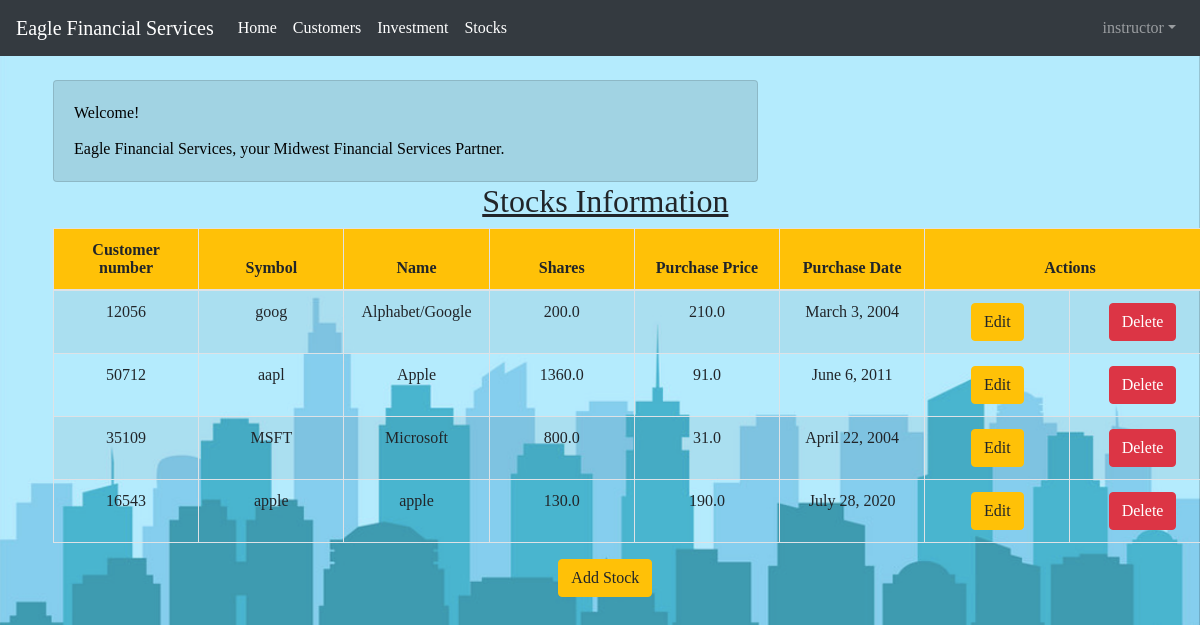
/stock_list (signed in), run on the app's committed database.
### portfolio/models.py (models this page shows, shortened)
class Stock(models.Model):
    customer = models.ForeignKey(Customer, on_delete=models.CASCADE, related_name='stocks')
    symbol = models.CharField(max_length=10)
    name = models.CharField(max_length=50)
    shares = models.DecimalField(max_digits=10, decimal_places=1)
    purchase_price = models.DecimalField(max_digits=10, decimal_places=1)
    purchase_date = models.DateField(default=timezone.now, blank=True, null=True)

class Customer(models.Model):
    name = models.CharField(max_length=50)
    address = models.CharField(max_length=200)
    cust_number = models.IntegerField(blank=False, null=False)
    city = models.CharField(max_length=50)
    state = models.CharField(max_length=50)
    zipcode = models.CharField(max_length=10)
    email = models.EmailField(max_length=200)
    cell_phone = models.CharField(max_length=50)
    created_date = models.DateTimeField(
        default=timezone.now)
    updated_date = models.DateTimeField(auto_now_add=True)
    def __str__(self):
        return str(self.cust_number)

### portfolio/views.py (the view)
# urls.py: path('stock_list', views.stock_list, name='stock_list'),
@login_required
def stock_list(request):
    stocks = Stock.objects.filter(purchase_date__lte=timezone.now())
    return render(request, 'portfolio/stock_list.html', {'stocks': stocks})

### portfolio/templates/portfolio/stock_list.html
{% extends 'portfolio/base.html' %}
{% block content %}
<div class="container">
    <div class="row justify-content-md-center">
        <div class="col-md-12 ">
            <div class="card">
                <div class="card-body">
                    <div class="card-title">Welcome!</div>
                    <p class="card-text">
                        Eagle Financial Services, your Midwest Financial Services Partner.
                    </p>
                </div>
            </div>
        </div>
    </div>
    <div class="row justify-content-center">
        <h2 style="padding-left: 400Px;"><u>Stocks Information</u></h2>
    </div>
    <div>
        <table class="table table-hover table-striped table-bordered text-center">
            <thead>
            <tr class="bg-warning">
                <th>Customer number</th>
                <th>Symbol</th>
                <th>Name</th>
                <th>Shares</th>
                <th>Purchase Price</th>
                <th>Purchase Date</th>
                <th colspan="2">Actions</th>
            </tr>
            </thead>
            <tbody>
            {% for stock in stocks %}
                <tr>
                    <td>{{ stock.customer }}</td>
                    <td>{{ stock.symbol }}</td>
                    <td>{{ stock.name }}</td>
                    <td>{{ stock.shares }}</td>
                    <td>{{ stock.purchase_price }}</td>
                    <td>{{ stock.purchase_date }}</td>
                    <td><a href="{% url 'portfolio:stock_edit' pk=stock.pk %}"
                           class="btn btn-warning">Edit</a></td>
                    <td><a href="{% url 'portfolio:stock_delete' pk=stock.pk %}"
                    onclick="return confirm('Are you sure you want to delete?')"
                    class="btn btn-danger">Delete</a>
                    </td>
                </tr>
            {% endfor %}
            </tbody>
        </table>
     <div class="row justify-content-md-center">
            <a href="{% url 'portfolio:stock_new' %}" class="row" style="padding-left: 400Px;"><span
                    class="btn btn-warning">Add Stock</span></a>
     </div>
    </div>
</div>
{% endblock %}

### portfolio/templates/portfolio/base.html (shortened to what this page needs)
{% load static %}
<html lang="en">
<head>
    <link rel="stylesheet" href="https://maxcdn.bootstrapcdn.com/bootstrap/4.5.0/css/bootstrap.min.css">
    <link rel="stylesheet" type="text/css" href="{% static 'css/portfolio.css' %}">
</head>
<body>
<nav class="navbar navbar-expand-sm bg-dark navbar-dark mb-4">
    <a href="/" class="navbar-brand">Eagle Financial Services</a>
    <div class="collapse navbar-collapse" id="navbarSupportedContent">
        <ul class="navbar-nav mr-auto">
            {% if user.is_authenticated and user.is_superuser  or user.groups.all.0.name == "Advisor" %}
            <li class="nav-item active"><a class=nav-link href="/">Home</a></li>
            <li class="nav-item active"><a class=nav-link href="{% url 'portfolio:customer_list' %}">Customers</a></li>
            <li class="nav-item active"><a class=nav-link href="{% url 'portfolio:investment_list' %}">Investment</a></li>
            <li class="nav-item active"><a class=nav-link href="{% url 'portfolio:stock_list' %}">Stocks</a></li>
            {% elif user.is_authenticated and user.groups.all.0.name == "Client" %}
            <li class="nav-item active"><a class=nav-link href="/">Home</a></li>
            <li class="nav-item active"><a class=nav-link href="">Portfolio</a></li>
            {% endif %}
        </ul>
        <ul class="nav navbar-nav navbar-right">
            {% if user.is_authenticated %}
            <ul class="navbar-nav">
                <li class="nav-item dropdown">
                    <a class="nav-link dropdown-toggle" href="#" id="navbarDropdown" role="button" data-toggle="dropdown" aria-haspopup="true" aria-expanded="false">{{ user.username }}</a>
                </li>
            </ul>
            {% else %}
            <form class="form-inline my-2 my-lg-0">
                <a href="{% url 'login' %}" class="btn btn-outline-secondary">Log In</a>
                <a href="{% url 'portfolio:register' %}" class="btn btn-primary ml-2">Sign Up</a>
            </form>
            {% endif %}
        </ul>
    </div>
</nav>
<div class="content container">
    <div class="row">
        <div class="col-md-8">
            {% block content %}{% endblock %}
        </div>
    </div>
</div>
</body>
</html>

### portfolio/static/css/portfolio.css (style rules this page uses)
body { background-image: url('../images/bg4.png'); background-repeat: no-repeat; background-attachment: fixed; background-size: cover; font-family: "Comic Sans MS", serif; font-size: medium; }

### portfolio/templates/portfolio/base.html (style rules this page uses)
.navbar { margin-bottom: 0; border-radius: 0; }
.container .row .col-md-12 .card { background: rgb(0, 0, 0); background: rgba(0, 0, 0, 0.1); color: black; }
.row .table { width : 165%; table-layout: fixed; border-collapse: collapse; word-wrap: break-word; }
.content { padding-left: 8px; }

### data on the page
Stock: customer "12056", symbol "goog", name "Alphabet/Google", shares "200.0", purchase_price "210.0", purchase_date "March 3, 2004"
Stock: customer "50712", symbol "aapl", name "Apple", shares "1360.0", purchase_price "91.0", purchase_date "June 6, 2011"
Stock: customer "35109", symbol "MSFT", name "Microsoft", shares "800.0", purchase_price "31.0", purchase_date "April 22, 2004"
Stock: customer "16543", symbol "apple", name "apple", shares "130.0", purchase_price "190.0", purchase_date "July 28, 2020"

### other printed values
{{ user.username }} "instructor"
